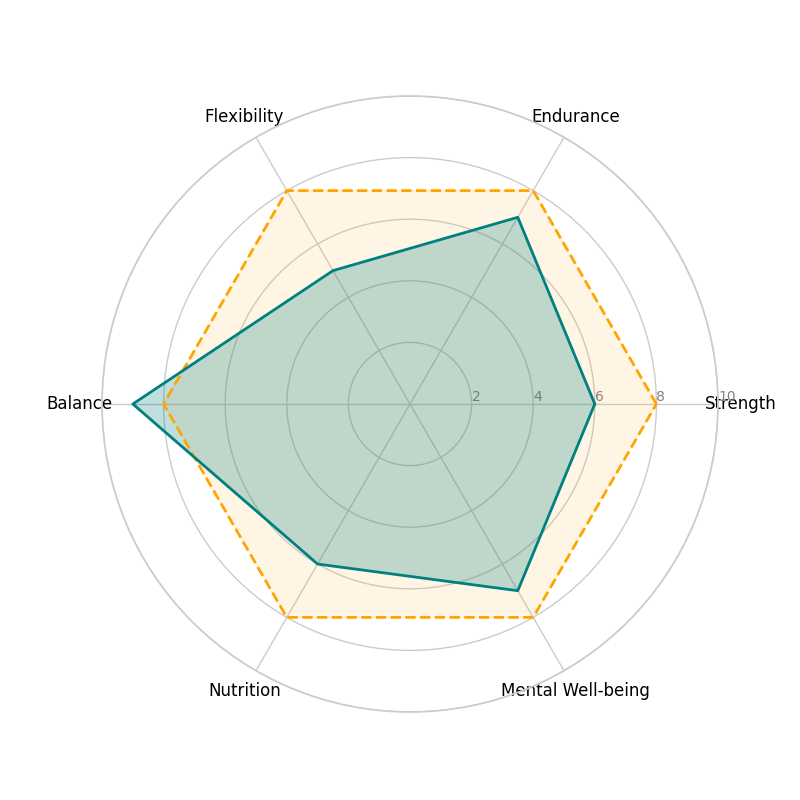

The Python source for this figure:
import matplotlib.pyplot as plt
import numpy as np

metrics = ['Strength', 'Endurance', 'Flexibility', 'Balance', 'Nutrition', 'Mental Well-being']
ideal_plan = [8, 8, 8, 8, 8, 8]
current_plan = [6, 7, 5, 9, 6, 7]

num_vars = len(metrics)
angles = np.linspace(0, 2 * np.pi, num_vars, endpoint=False).tolist()

ideal_plan += ideal_plan[:1]
current_plan += current_plan[:1]
angles += angles[:1]

fig, ax = plt.subplots(figsize=(8, 8), subplot_kw=dict(polar=True))

plt.xticks(angles[:-1], metrics, color='black', size=12)
ax.set_rlabel_position(0)
plt.yticks([2, 4, 6, 8, 10], ["2", "4", "6", "8", "10"], color="grey", size=10)
plt.ylim(0, 10)

# Swapped the colors for each data group
ax.plot(angles, ideal_plan, color='orange', linewidth=2, linestyle='dashed')
ax.fill(angles, ideal_plan, color='orange', alpha=0.1)

ax.plot(angles, current_plan, color='teal', linewidth=2, linestyle='solid')
ax.fill(angles, current_plan, color='teal', alpha=0.25)

plt.show()
